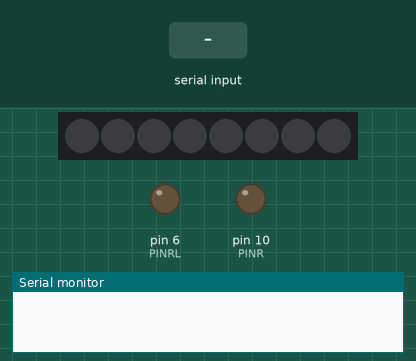
Bench run of a sketch on a simulated Arduino Uno, built with avr-gcc and run on an emulated ATmega328P. Shown: 8 RGB LEDs in strip order, left to right, output pins drawn as LEDs (lit = HIGH), the last lines printed to the serial monitor. The inputs (shaded band) are chosen by the test bench.

Above: at 1.2 s.
1.3 s: "2" received over the second serial link
At 2.1 s:
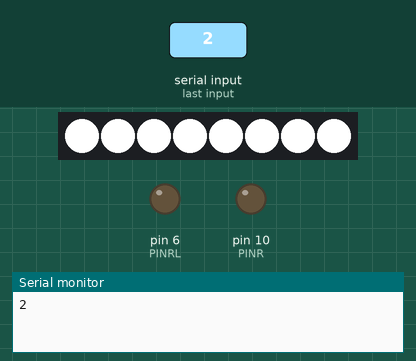
2.8 s: "3" received over the second serial link
At 3.3 s:
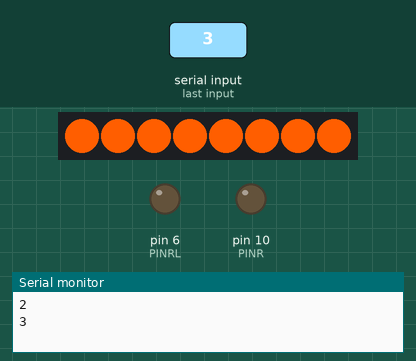
4.3 s: "4" received over the second serial link
At 5.5 s:
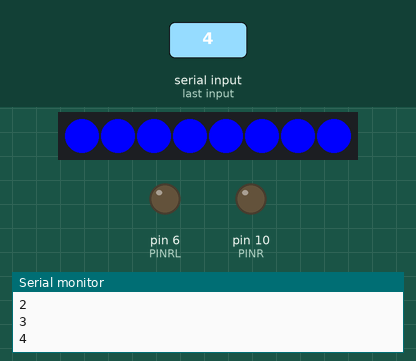
5.8 s: "1" received over the second serial link
At 6.8 s:
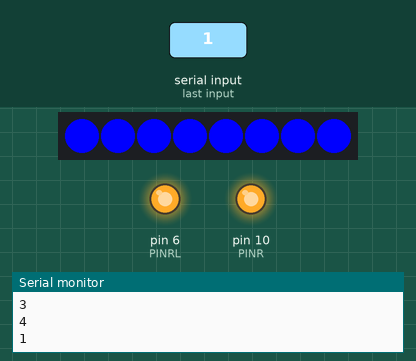
7.3 s: "5" received over the second serial link
At 7.9 s:
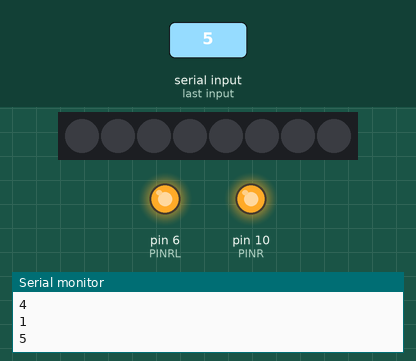
8.8 s: "0" received over the second serial link
At 10.2 s:
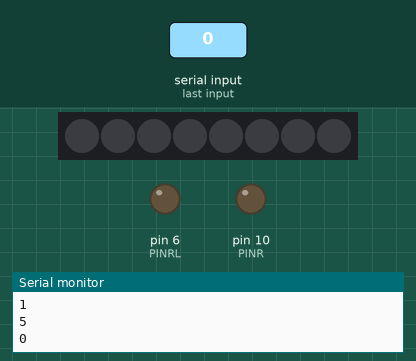
Timing chart, 0 to 11.3 s (numbered marks = the images above; inputs shaded):
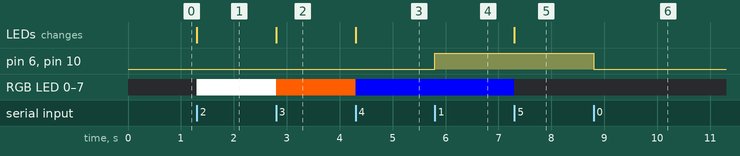

The sketch:

Smart_Lamp.ino
```cpp
#include <SoftwareSerial.h>
#include <Adafruit_NeoPixel.h>
#define PIN            5 //네오픽셀DIN
#define PINR           10 //릴레이 전원
#define PINRL          6 //릴레이 동작 전원
Adafruit_NeoPixel strip = Adafruit_NeoPixel(8, PIN, NEO_GRB + NEO_KHZ800);
SoftwareSerial bluetooth(3,2);

char a = 0;
int br = 150;

int ca = 0;
int cb = 0;
int cc = 0;

void setup() {
  strip.begin();//네오픽셀 사용설정
  strip.setPixelColor(0, strip.Color(0,0,0));//네오픽셀 초기설정
  strip.show();//네오픽셀 설정 적용
  bluetooth.begin(9600);//블루투스 사용설정(software serial)
  Serial.begin(9600);

  pinMode(PINR, OUTPUT);
  pinMode(PINRL, OUTPUT);

}

void loop() {
  /*
  if(bluetooth.available()>2){//수신받은 블루투스 데이터가 2개 초과일때
    r = bluetooth.read();//첫번째 데이터를 r에 저장
    g = bluetooth.read();//두번째 데이터를 g에 저장
    b = bluetooth.read();//세번째 데이터를 b에 저장
    bluetooth.flush();//통신내용 초기화
    strip.setPixelColor(0, strip.Color(r,g,b));//수신받은 데이터를 토대로 색상 설정
    for(int i=0;i<8;i++)strip.setPixelColor(i,strip.Color(r,g,b));
    strip.show();//네오픽셀에 적용용

  }

  */
  if(bluetooth.available())
  {
    a = bluetooth.read();
    Serial.println(a);
  }
  if( a == '1') { digitalWrite(PINR, HIGH); digitalWrite(PINRL, HIGH); }
  else if( a == '0' ) { digitalWrite(PINR, LOW); digitalWrite(PINRL, LOW); }
  else if( a == '2')
  {
    strip.setPixelColor(0, strip.Color(255,255,255));//수신받은 데이터를 토대로 색상 설정
    for(int i=0;i<8;i++)strip.setPixelColor(i,strip.Color(255,255,255));
    strip.show();
    ca = 255; cb = 255; cc = 255;
  }//네오픽셀에 적용용} //white
  else if( a == '3')
  {
    strip.setPixelColor(0, strip.Color(255,94,0));//수신받은 데이터를 토대로 색상 설정
    for(int i=0;i<8;i++)strip.setPixelColor(i,strip.Color(255,94,0));
    strip.show();
    ca = 255; cb = 94; cc = 0;
  }//네오픽셀에 적용용} //yellow
  else if( a == '4')
  {
    strip.setPixelColor(0, strip.Color(0,0,255));//수신받은 데이터를 토대로 색상 설정
    for(int i=0;i<8;i++)strip.setPixelColor(i,strip.Color(0,0,255));
    strip.show();
    ca = 0; cb = 0; cc = 255;
  }//네오픽셀에 적용용} //blue
  else if( a == '5')
  {
    strip.setPixelColor(0, strip.Color(0,0,0));//수신받은 데이터를 토대로 색상 설정
    for(int i=0;i<8;i++)strip.setPixelColor(i,strip.Color(0,0,0));
    strip.show();
    ca = 0; cb = 0; cc = 0;
  }//네오픽셀에 적용용} //off
  else if( a == '6')
  {
     br = br + 50;
     if( br >= 255){ br = 250;}
     strip.setBrightness(br);
     strip.setPixelColor(0, strip.Color(ca,cb,cc));//수신받은 데이터를 토대로 색상 설정
     for(int i=0;i<8;i++)strip.setPixelColor(i,strip.Color(ca,cb,cc));
     strip.show();
  } // 밝기 증가
  else if( a == '7')
  {
    br = br - 50;
    if( br <= 10) { br = 10; }
    strip.setBrightness(br);
    strip.setPixelColor(0, strip.Color(ca,cb,cc));//수신받은 데이터를 토대로 색상 설정
    for(int i=0;i<8;i++)strip.setPixelColor(i,strip.Color(ca,cb,cc));
    strip.show();
  } // 밝기 감소

  //Serial.println(bluetooth.read());
 // delay(100);
}
```

Measured:
- after the input at 1.3 s, RGB LED 0–7: off → RGB(255, 255, 255) at once; the LEDs: change at once (image 1)
- after the input at 2.8 s, RGB LED 0–7: RGB(255, 255, 255) → RGB(255, 94, 0) at once; the LEDs: change at once (image 2)
- after the input at 4.3 s, RGB LED 0–7: RGB(255, 94, 0) → RGB(0, 0, 255) at once; the LEDs: change at once (image 3)
- after the input at 5.8 s, pin 6 (PINRL), pin 10 (PINR): LOW → HIGH at once
- after the input at 7.3 s, RGB LED 0–7: RGB(0, 0, 255) → off at once; the LEDs: change at once (image 5)
- after the input at 8.8 s, pin 6 (PINRL), pin 10 (PINR): HIGH → LOW at once
